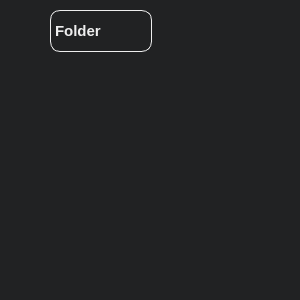
<?xml version="1.0" encoding="UTF-8"?>
<ui version="4.0">
 <class>Folder</class>
 <widget class="QWidget" name="Folder">
  <property name="geometry">
   <rect>
    <x>0</x>
    <y>0</y>
    <width>300</width>
    <height>300</height>
   </rect>
  </property>
  <property name="windowTitle">
   <string>Form</string>
  </property>
  <property name="styleSheet">
   <string notr="true">QWidget {
	background-color: rgb(33, 34, 35);
	color: #eee;
	border: none;
}

QLabel {
	border: 1px solid #eee;
	min-width:100px;
	max-width:100px;
	min-height:40px;
	max-height:40px;
	border-radius: 10px;
	qproperty-alignment: AlignCenter;	
	font: 15px;
	font-weight:bold;
}

QPushButton {
	border: 1px solid #eee;
	min-width:100px;
	max-width:100px;
	min-height:35px;
	max-height:40px;
	border-radius: 10px;
	qproperty-alignment: AlignCenter;	
	font: 15px;
	font-weight:bold;
}

QPushButton:pressed {
	border: 1px solid #eee;
	background-color: rgb(33, 34, 35);
	color: #eee;
}

QPushButton:hover {
	border: 1px solid rgb(33, 34, 35);
	color: rgb(33, 34, 35);
	background-color: rgb(238, 238, 238);
}

QToolButton {
	border: 1px solid #eee;
	min-width:30px;
	max-width:35px;
	min-height:25px;
	max-height:35px;
	border-radius: 10px;
	font: 20px;
	font-weight:bold;
}

QToolButton:hover {
	background-color: rgb(238, 238, 238);
	color: rgb(46, 47, 48);
}


QToolButton:pressed {
	background-color: rgb(46, 47, 48);
	color: #eee;
}

QToolButton#escape {
	background-color:none;
	min-width:15px;
	max-width:15px;
	min-height:15px;
	max-height:15px;
	image: url(:/image/Images/arrowRight.png);
	border:none;
}	

QToolButton#escape:hover {
	image: url(:/image/Images/arrowRightHover.png)
} 

QToolButton#escape:pressed {
	image: url(:/image/Images/arrowRight.png);
}</string>
  </property>
  <widget class="QLabel" name="label">
   <property name="geometry">
    <rect>
     <x>50</x>
     <y>10</y>
     <width>102</width>
     <height>42</height>
    </rect>
   </property>
   <property name="text">
    <string>Folder</string>
   </property>
  </widget>
  <widget class="QToolButton" name="addFile">
   <property name="geometry">
    <rect>
     <x>160</x>
     <y>18</y>
     <width>30</width>
     <height>25</height>
    </rect>
   </property>
   <property name="styleSheet">
    <string notr="true">QToolButton {
	border:none;
	background-color:none;
	image: url(:/image/Images/addFile);
	max-width: 25px;
	max-height: 25px;
}

QToolButton:hover {
	image: url(:/image/Images/addFileHover);
}

QToolButton:pressed {
	image: url(:/image/Images/addFile);
}</string>
   </property>
   <property name="text">
    <string/>
   </property>
  </widget>
  <widget class="QToolButton" name="escape">
   <property name="geometry">
    <rect>
     <x>25</x>
     <y>25</y>
     <width>15</width>
     <height>15</height>
    </rect>
   </property>
   <property name="text">
    <string/>
   </property>
  </widget>
  <widget class="QWidget" name="widget" native="true">
   <property name="geometry">
    <rect>
     <x>70</x>
     <y>70</y>
     <width>191</width>
     <height>181</height>
    </rect>
   </property>
   <property name="styleSheet">
    <string notr="true"/>
   </property>
   <widget class="QWidget" name="verticalLayoutWidget">
    <property name="geometry">
     <rect>
      <x>10</x>
      <y>50</y>
      <width>160</width>
      <height>80</height>
     </rect>
    </property>
    <layout class="QVBoxLayout" name="verticalLayout"/>
   </widget>
  </widget>
  <widget class="QToolButton" name="addFolder">
   <property name="geometry">
    <rect>
     <x>193</x>
     <y>18</y>
     <width>30</width>
     <height>25</height>
    </rect>
   </property>
   <property name="styleSheet">
    <string notr="true">QToolButton {
	border:none;
	background-color:none;
	image: url(:/image/Images/addFolder);
	max-width: 25px;
	max-height: 25px;
}

QToolButton:hover {
	image: url(:/image/Images/addFolderHover);
}

QToolButton:pressed {
	image: url(:/image/Images/addFolder);
}</string>
   </property>
   <property name="text">
    <string/>
   </property>
  </widget>
  <zorder>addFile</zorder>
  <zorder>label</zorder>
  <zorder>escape</zorder>
  <zorder>widget</zorder>
  <zorder>addFolder</zorder>
 </widget>
 <resources/>
 <connections/>
</ui>
